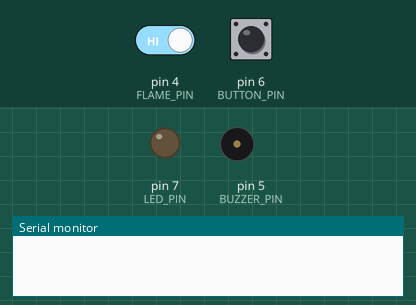
A sketch run on a simulated Arduino Uno, built with avr-gcc and run on an emulated ATmega328P. Shown: output pins drawn as LEDs (lit = HIGH), buzzer (waves = sounding, pin HIGH), the last lines printed to the serial monitor. The test bench sets the inputs (shaded band); at power-on: pin 4 (FLAME_PIN) HIGH, pin 6 (BUTTON_PIN) LOW. The modem accepts every AT command (registered, SIM ready, sends succeed) and sends nothing else.

Above: at 1.3 s.
1.4 s: pin 4 (FLAME_PIN) driven LOW
At 5.9 s:
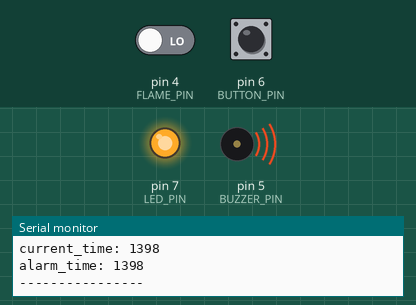
Timing chart, 0 to 10.4 s (numbered marks = the images above; inputs shaded):
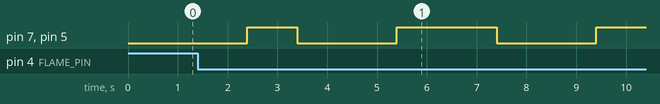

The sketch:

SmartFireAlarmSystem.ino
```cpp
#include <SoftwareSerial.h>

SoftwareSerial gsm(8, 9);

const int LED_PIN = 7;
const int BUTTON_PIN = 6;
const int BUZZER_PIN = 5;
const int FLAME_PIN = 4;
// const int SMOKE_PIN = 4;

// ALARM CONSTANTS
const int ALARM_INTERVAL = 2000;
const int ALARM_DURATION = 20000;
const int CALL_DURATION = 20000;

unsigned long start_time = 0;
unsigned long serial_time = 0;
unsigned long current_time = 0;
unsigned long alarm_time = 0;
unsigned long call_time = 0;

// String BFP_NUM = "09239320152";
String BRGY_NUM = "+639770651742";
String DEV_NUM = "+639239320152";
String FIRE_THRESHOLD_EXCEEDED_MSG = "🔥🔥FIRE ALARM🔥🔥";
String FIRE_ALARM_PRESSED_MSG = "🔽🔽 FIRE ALARM PRESSED 🔽🔽";
String FIRE_AND_SMOKE_DETECTED = "🔥💨FLAME AND SMOKE DETECTED🔥💨";

bool shouldAlarm = false;
bool hasSentAlarmSMS = false;
bool hasCalledAlarm = false;
bool isCalling = false;

void setup() {
  Serial.begin(9600);
  pinMode(BUTTON_PIN, INPUT);
  pinMode(FLAME_PIN, INPUT);
  pinMode(BUZZER_PIN, OUTPUT);
  pinMode(LED_PIN, OUTPUT);

  gsm.begin(9600);
  delay(100);
}

void loop() {
  start_time = millis();

  // SERIAL DEBUG
  if (start_time - serial_time >= 2000) {
    Serial.print("FLAME: ");
    Serial.println(digitalRead(FLAME_PIN));
    Serial.print("BUTTON: ");
    Serial.println(digitalRead(BUTTON_PIN));
    Serial.print("start_time: ");
    Serial.println(start_time);
    Serial.print("current_time: ");
    Serial.println(current_time);
    Serial.print("alarm_time: ");
    Serial.println(alarm_time);
    Serial.println("----------------");
    serial_time = start_time;
  }

  // if fire alarm button is pressed
  if (digitalRead(BUTTON_PIN) == HIGH && !shouldAlarm) {
    Serial.println("🔽🔽 FIRE ALARM PRESSED 🔽🔽");
    shouldAlarm = true;
    current_time = start_time;
    alarm_time = start_time;
    sendSMS(FIRE_ALARM_PRESSED_MSG);
    call();
  }

  // if flame is detected
  if (digitalRead(FLAME_PIN) == LOW && !shouldAlarm) {
    Serial.println("🔥💨FLAME AND SMOKE DETECTED🔥💨");
    shouldAlarm = true;
    current_time = start_time;
    alarm_time = start_time;
    sendSMS(FIRE_THRESHOLD_EXCEEDED_MSG);

    if (!isCalling)
      call();
  }

  if (!shouldAlarm) {
    return;
  }

  if (start_time - call_time > CALL_DURATION) {
    gsm.print("ATH");
    call_time = start_time;
  }

  if (start_time - current_time > ALARM_DURATION) {
    stopCall();

    // turn off alarms
    digitalWrite(BUZZER_PIN, LOW);
    digitalWrite(LED_PIN, LOW);

    shouldAlarm = false;
    return;
  }

  if (start_time - alarm_time >= ALARM_INTERVAL && start_time - alarm_time <= ALARM_INTERVAL * 2) {
    digitalWrite(BUZZER_PIN, LOW);
    digitalWrite(LED_PIN, LOW);
    return;
  }

  if (start_time - alarm_time >= ALARM_INTERVAL) {
    alarm_time = start_time;
    return;
  }

  digitalWrite(BUZZER_PIN, HIGH);
  digitalWrite(LED_PIN, HIGH);
}

void sendSMS(String message) {
  gsm.println("AT+CMGF=1");
  delay(100);
  gsm.println("AT+CMGS=\"" + DEV_NUM + "\"\r");
  delay(100);
  gsm.println(message);
  delay(100);
  gsm.println((char)26);
  delay(100);
}

void call() {
  gsm.println("AT");
  delay(500);
  gsm.println("ATD" + DEV_NUM + ";");
  gsm.println();
  isCalling = true;
}

void stopCall() {
  gsm.print("ATH");
  call_time = start_time;
  delay(100);
  isCalling = false;
  Serial.println("*******");
  Serial.println("Call Alarm Ended");
  Serial.println("*******");
}
```

Measured:
- after the input at 1.4 s, pin 7 (LED_PIN), pin 5 (BUZZER_PIN): goes HIGH 1.0 s, LOW 2.0 s, HIGH 2.0 s, LOW 2.0 s, then HIGH, starting after 1.0 s
